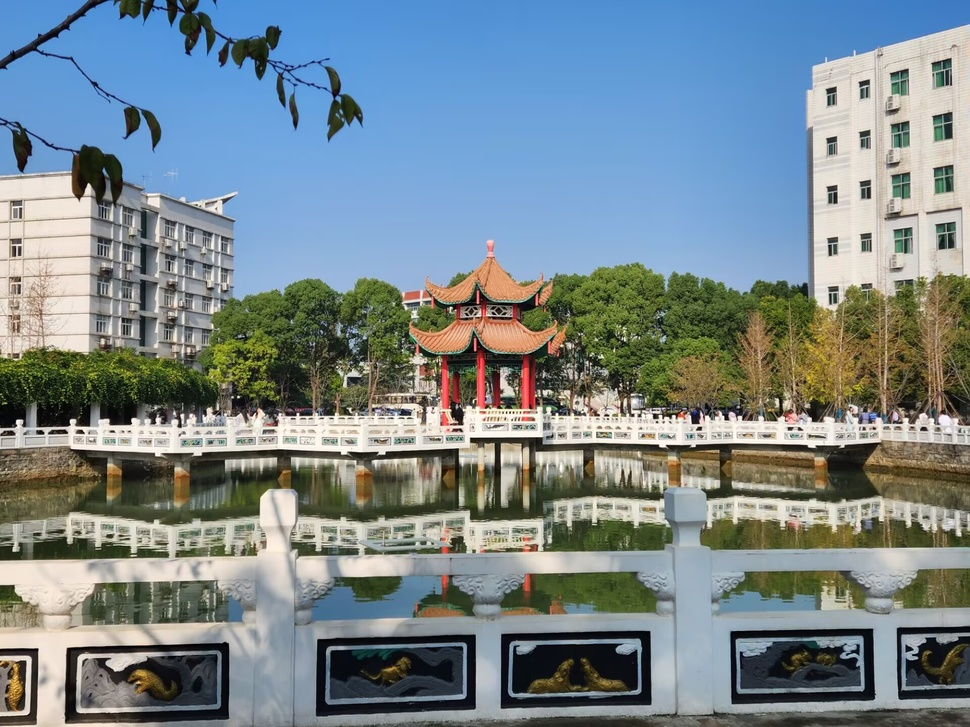
#> input picture Class/my.jpg, 970 x 727 px, shrunk from 1920 x 1440 before the run
$ python '3.1Prewitt算子.py'
#> lines starting #> are read from the running program, lines starting #| are printed output that depends on the picture
import cv2
import numpy as np
import matplotlib.pyplot as plt


def prewitt_edge_detection(image_path):
    # 1. 读取图像并转为灰度图
#> called with image_path = 'my.jpg'
    image = cv2.imread(image_path)
#> image is the input picture: shape (727, 970, 3); mean B, G, R 140.2, 134.8, 120.4
    gray = cv2.cvtColor(image, cv2.COLOR_BGR2GRAY)
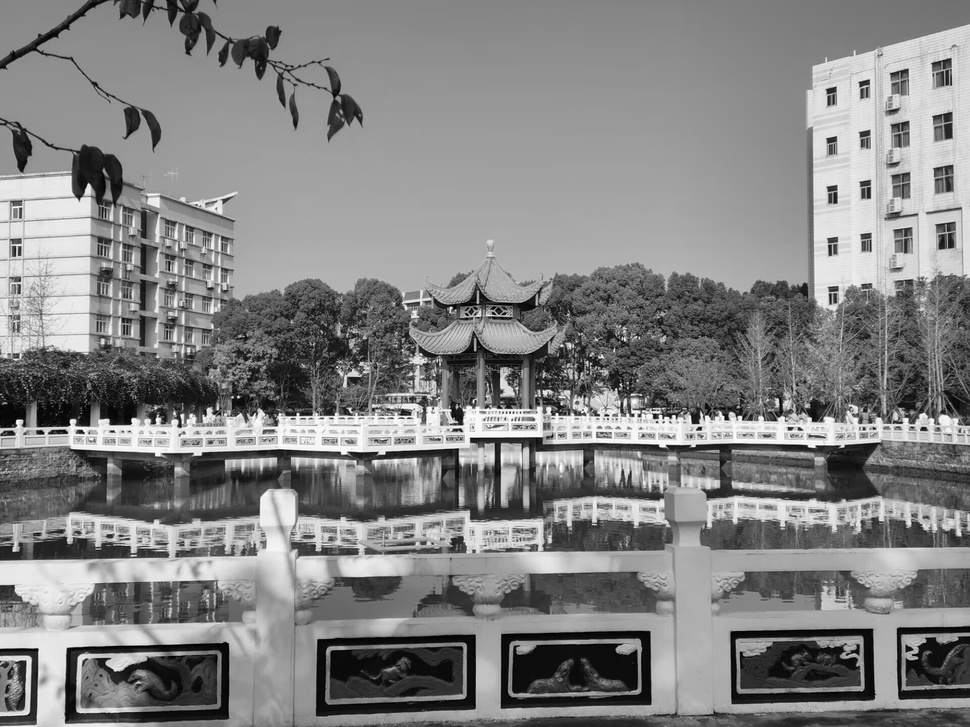
#> gray: shape (727, 970); min 0, max 255, mean 131.1

    # 2. 定义Prewitt算子的卷积核
    kernel_x = np.array([[-1, 0, 1],
                         [-1, 0, 1],
                         [-1, 0, 1]])  # 水平方向
    kernel_y = np.array([[1, 1, 1],
                         [0, 0, 0],
                         [-1, -1, -1]])  # 垂直方向

    # 3. 使用卷积核进行边缘检测
    gradient_x = cv2.filter2D(gray, -1, kernel_x)  # 水平方向梯度
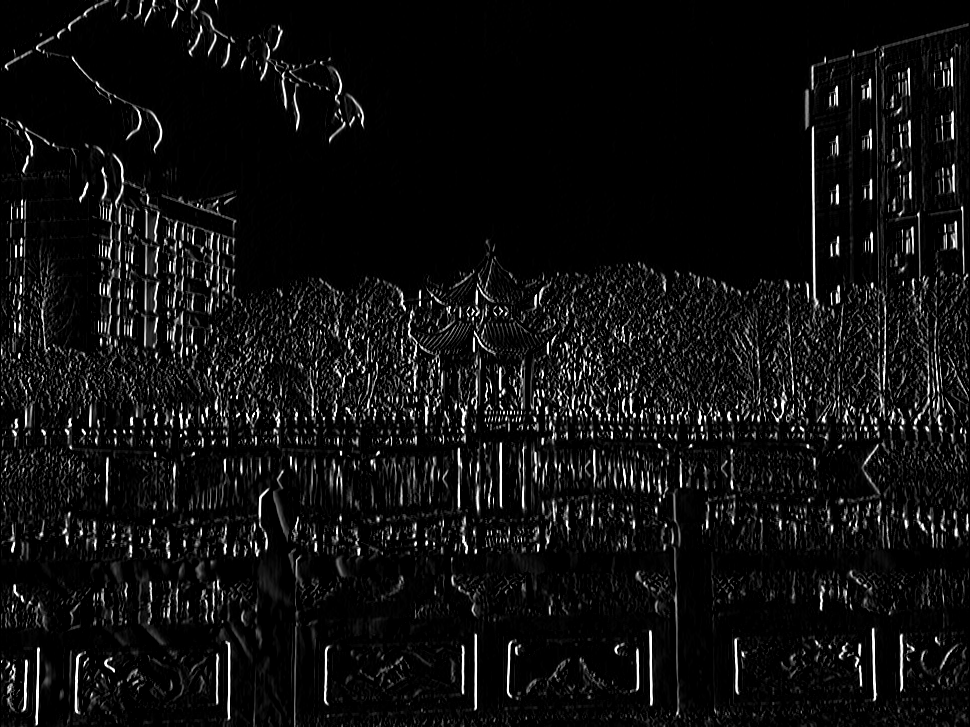
#> gradient_x: shape (727, 970); min 0, max 255, mean 15.7
    gradient_y = cv2.filter2D(gray, -1, kernel_y)  # 垂直方向梯度
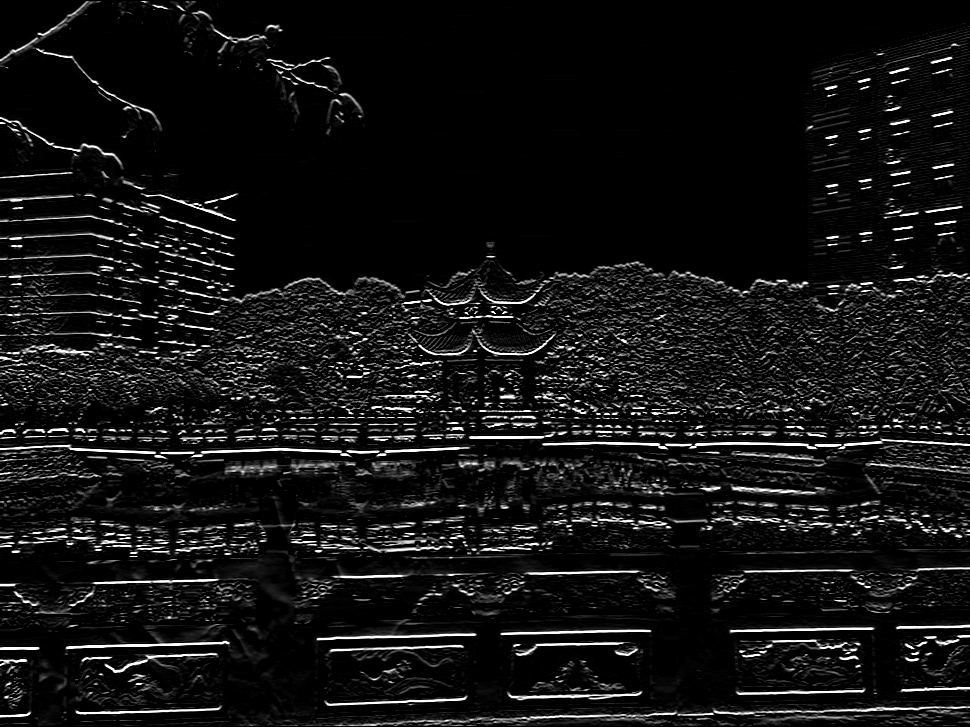
#> gradient_y: shape (727, 970); min 0, max 255, mean 19

    # 4. 合成梯度幅值
    gradient_magnitude = cv2.magnitude(gradient_x.astype(float), gradient_y.astype(float))
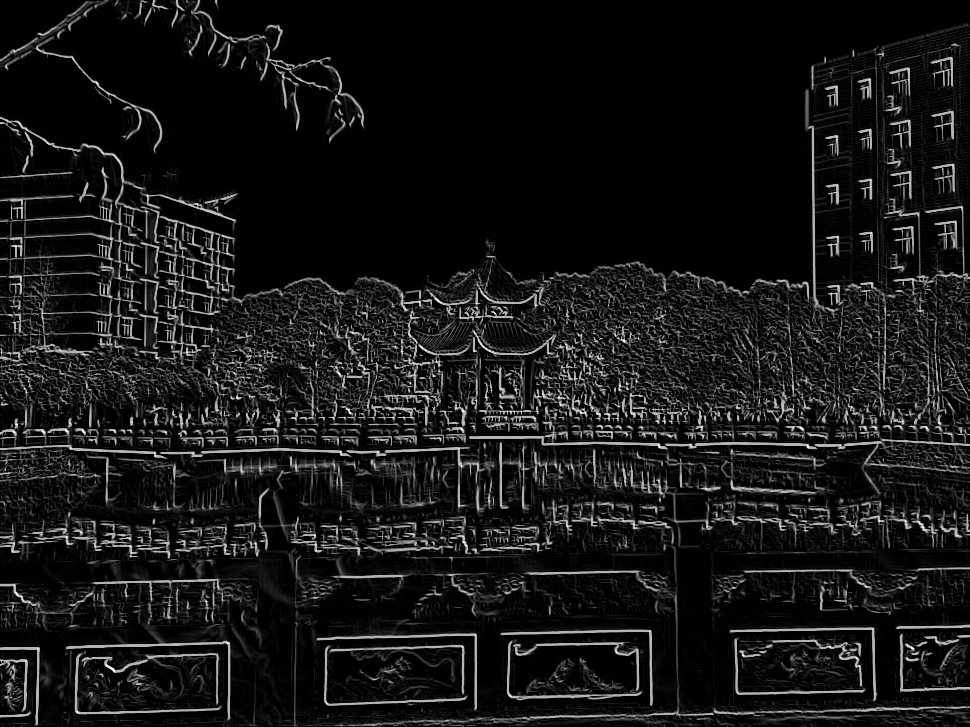
#> gradient_magnitude: shape (727, 970) float64; min 0, max 360.6, mean 31.7; drawn with min black and max white

    # 5. 归一化梯度图像到0-255
    gradient_magnitude = cv2.normalize(gradient_magnitude, None, 0, 255, cv2.NORM_MINMAX)
    gradient_magnitude = gradient_magnitude.astype(np.uint8)

    # 6. 显示结果
    plt.figure(figsize=(10, 10))
    plt.subplot(1, 3, 1), plt.title("Original Image"), plt.imshow(cv2.cvtColor(image, cv2.COLOR_BGR2RGB))
    plt.subplot(1, 3, 2), plt.title("Gradient X"), plt.imshow(gradient_x, cmap='gray')
    plt.subplot(1, 3, 3), plt.title("Gradient Y"), plt.imshow(gradient_y, cmap='gray')
    plt.figure(), plt.title("Edge Detection (Prewitt)"), plt.imshow(gradient_magnitude, cmap='gray')
    plt.show()
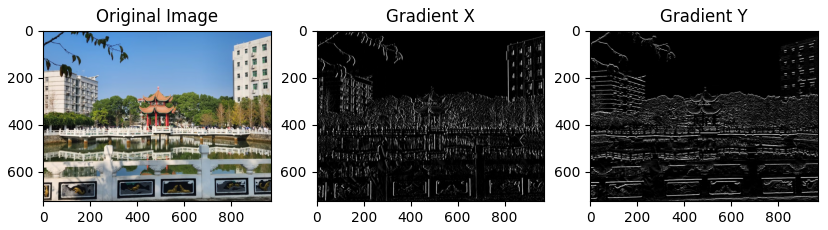
#> figure drawn by matplotlib, 3 panels

    return gradient_magnitude


# 使用示例
edge_image = prewitt_edge_detection("my.jpg")

$ run again, with Class/face.jpg copied over Class/my.jpg
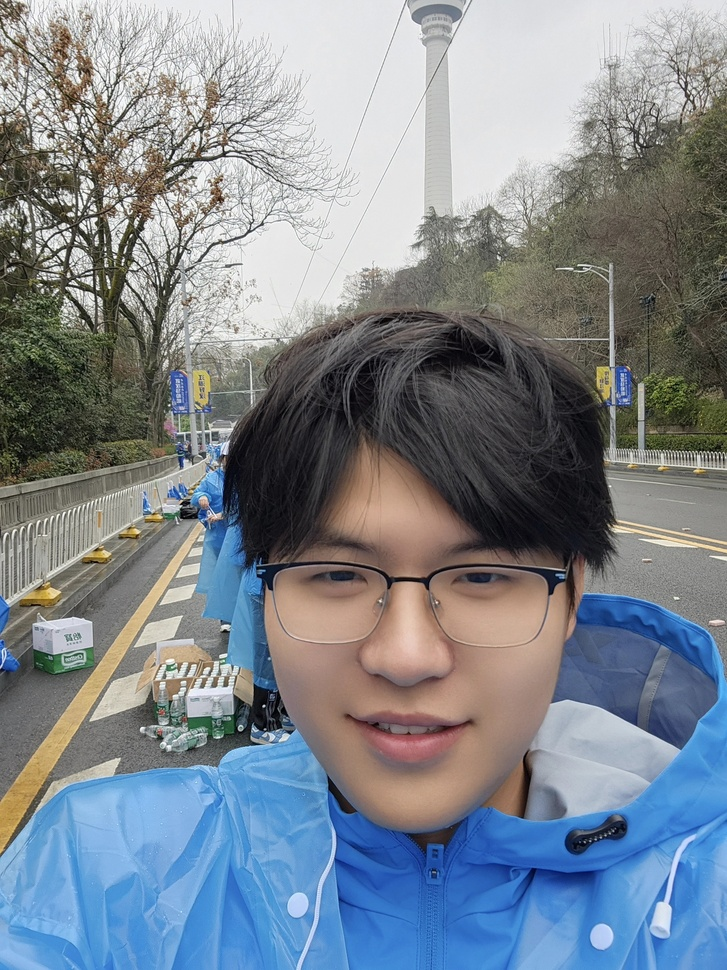
#> input picture Class/face.jpg, 727 x 970 px, shrunk from 2208 x 2944 before the run
#> in prewitt_edge_detection, image is the input picture: shape (970, 727, 3); mean B, G, R 143.4, 134.5, 125.8
#> in prewitt_edge_detection, `gradient_magnitude = cv2.magnitude(gradient_x.astype(float), gradient_..`:
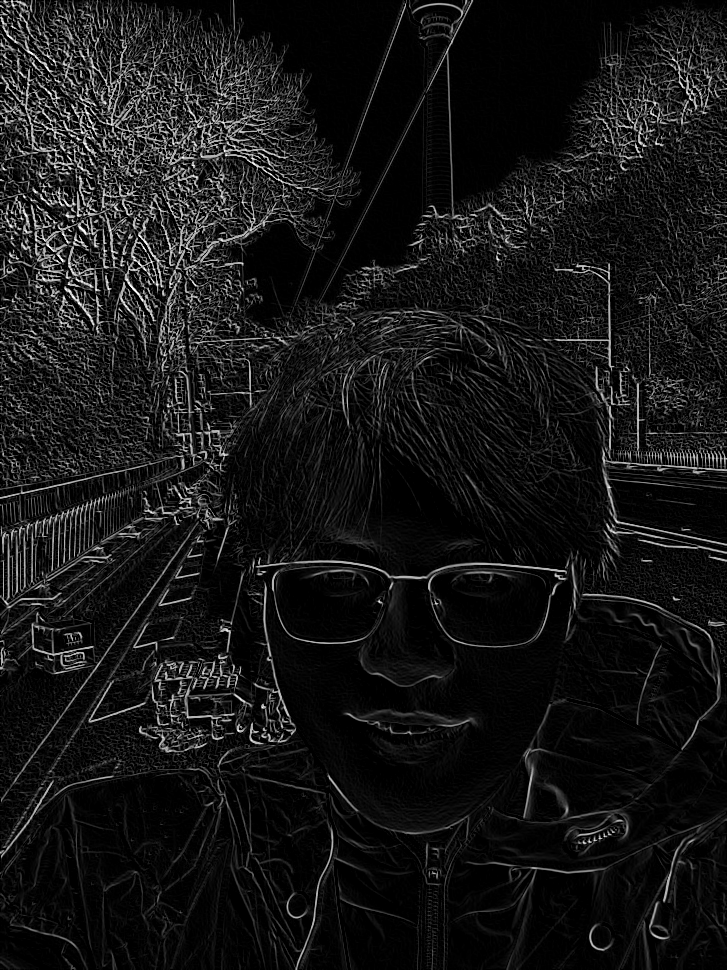
#> gradient_magnitude: shape (970, 727) float64; min 0, max 360.6, mean 32.1; drawn with min black and max white
#> in prewitt_edge_detection, `plt.show()`:
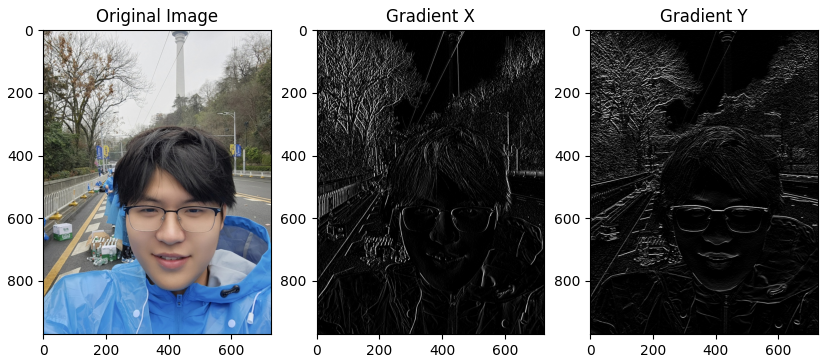
#> figure drawn by matplotlib, 3 panels
